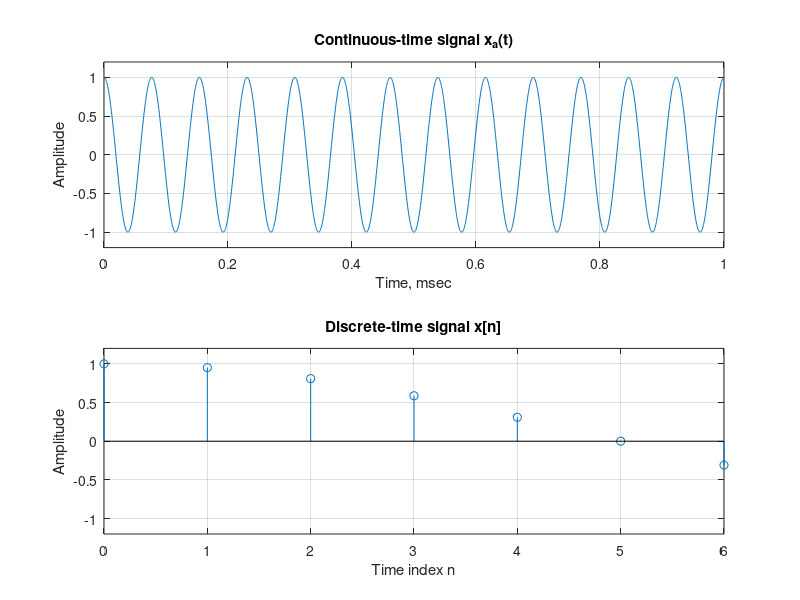

Write the MATLAB code that produced this figure.
% Program c
% Illustration of the Sampling Process 
% in the Time-Domain
clf;
t = 0:0.0005:1;
f = 13;
xa = cos(2*pi*f*t);
subplot(2,1,1)
plot(t,xa);grid
xlabel('Time, msec');ylabel('Amplitude');
title('Continuous-time signal x_{a}(t)');
axis([0 1 -1.2 1.2])
subplot(2,1,2);
T = 0.15;
n = 0:T:1;
xs = cos(2*pi*f*n);
k = 0:length(n)-1;
stem(k,xs);grid;
xlabel('Time index n');ylabel('Amplitude');
title('Discrete-time signal x[n]');
axis([0 (length(n)-1) -1.2 1.2])
